Frame 1 (no input): blank canvas, image omitted
Frame 60 (no input): blank canvas, image omitted
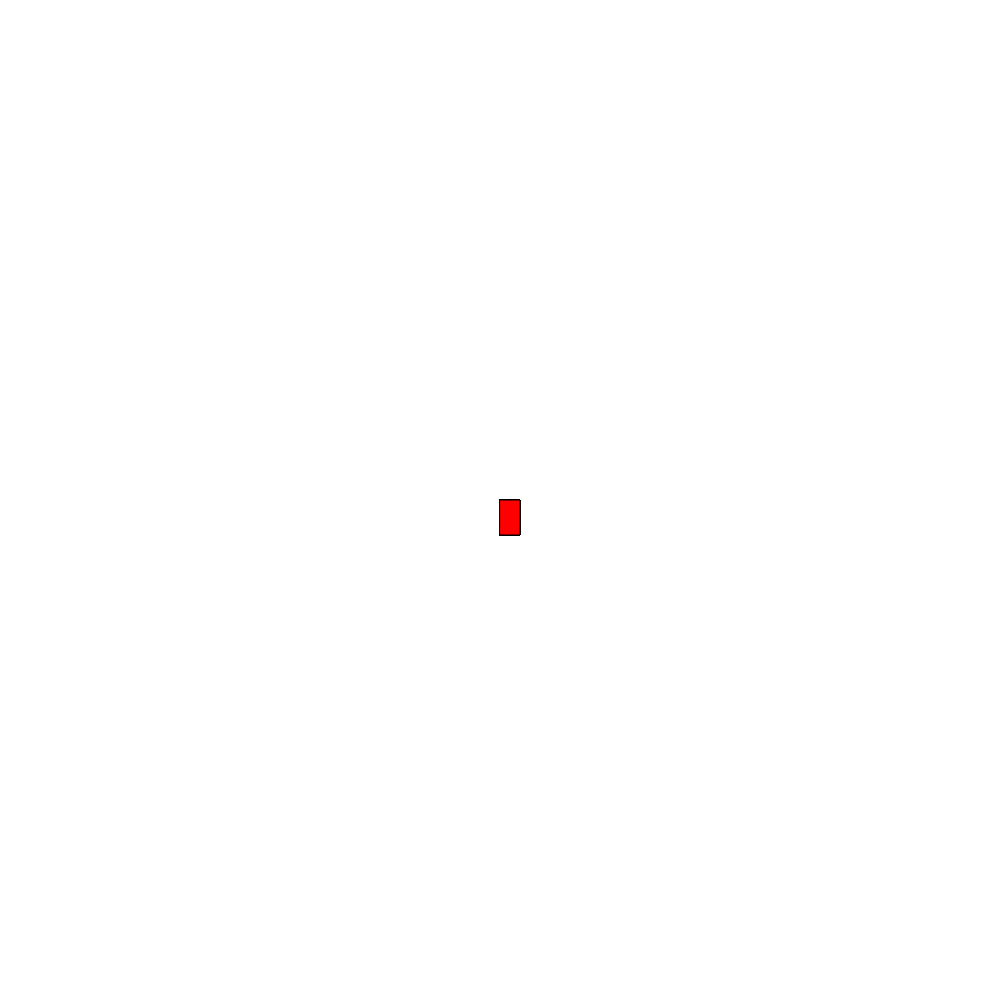
Frame 120 (the mouse pressed at the canvas centre since frame 60)

The p5.js sketch whose frames 1 and 60 were blank and that drew this single picture after the mouse press (run headless with seeded random() and noise() and a simulated clock; from frame 60 on, the mouse is pressed at the canvas centre):

// p5.js sketch
// ── sketch.js
function setup() {
    createCanvas(1000, 1000);
     background("white");
    
  }
  function draw() { 
    
    stroke("black")
    fill("red")
    
   // console.log(mouseIsPressed);
    
    if(mouseIsPressed) {
  rect( mouseX, mouseY, 20, 35);
    }
  }
